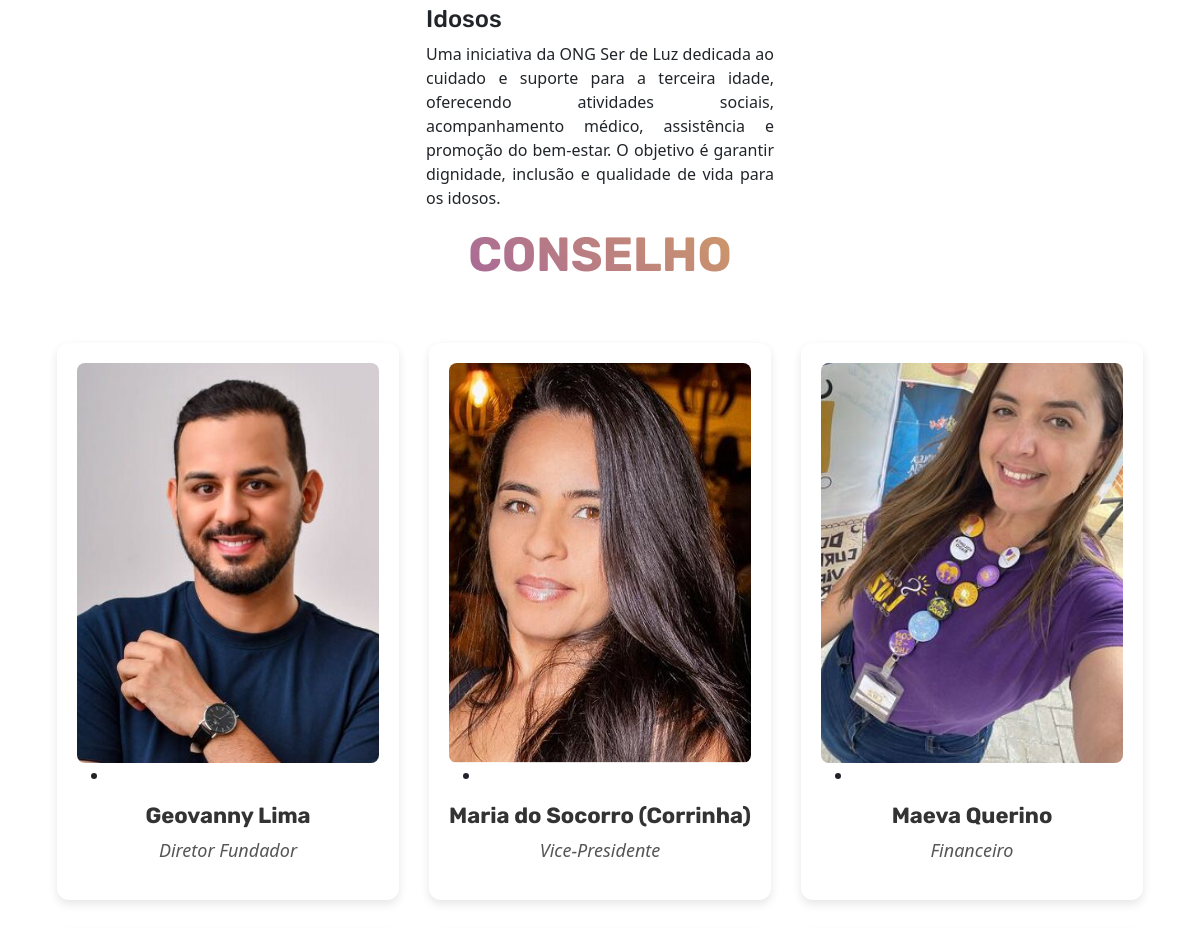
/sobre/ (middle part), run on an earlier commit of the app's database.
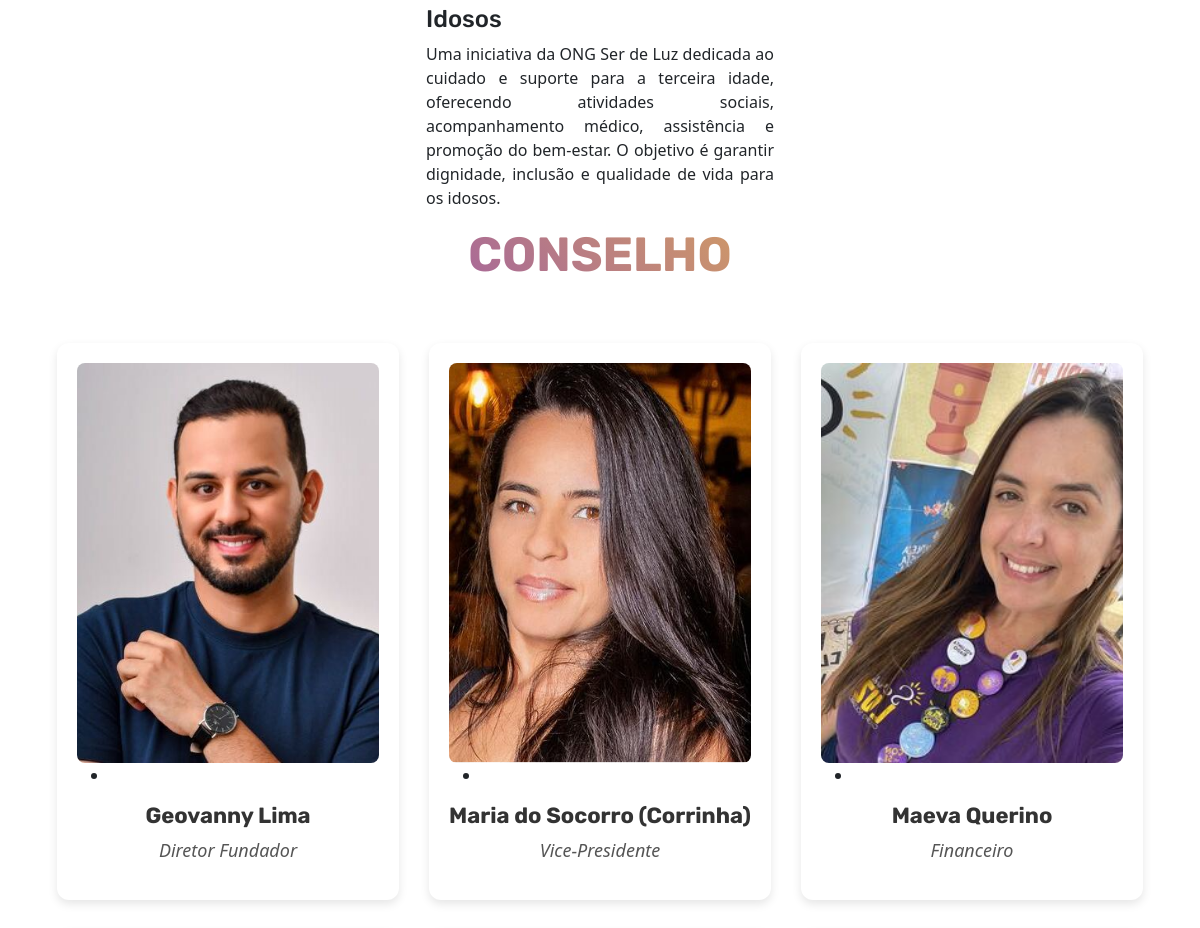
And on a later commit of the database.
### myapp/models.py (models this page shows, shortened)
class Conselho(models.Model):
    name = models.CharField(max_length=100)
    funcao = models.CharField(max_length=100)
    instagra = models.CharField(max_length=100)
    foto = models.FileField(upload_to='conselho', verbose_name='Foto',
        null=True, blank=True)
    is_ativo = models.BooleanField(default=False)
    class Meta:
        verbose_name = 'Conselho'
        verbose_name_plural = 'Conselheiros'
        ordering = ['id']

### myapp/views.py (the view)
# urls.py: path('sobre/', views.sobre, name='sobre'),
def sobre(request):
    conselheiros = Conselho.objects.filter(is_ativo=False)
    context = {'conselheiros': conselheiros}
    return render(request, 'sobre.html', context)

### myapp/templates/sobre.html (shortened to what this page needs)
{% extends 'base.html' %}
{% load static %}
{% block content %}
<section class="section section-lg bg-default">
    <div class="container">
        <head>
        </head>
        <body>
        </body>
        </html>
        <div class="row row-30 row-md-40 row-xl-60">
            <div class="col-md-6 col-lg-4">
            </div>
            <div class="col-md-6 col-lg-4">
            </div>
            <div class="col-md-6 col-lg-4">
            </div>
            <div class="col-md-4"></div>
            <div class="col-md-6 col-lg-4">
                <div class="box-icon-modern">
                    <div class="box-icon-caption">
                        <h4 class="strong-title">Idosos</h4>
                        <p class="text-justify">Uma iniciativa da ONG Ser de Luz dedicada ao cuidado e suporte para a terceira idade, oferecendo atividades sociais, acompanhamento médico, assistência e promoção do bem-estar. O objetivo é garantir dignidade, inclusão e qualidade de vida para os idosos.</p>
                    </div>
                </div>
            </div>
<section class="section section-lg bg-gray-1">
    <div class="container">
        <head>
        </head>
                <h3 class="texto-destaque">Conselho</h3>
                <br>
                <div class="row no-gutters">
                    {% for conselheiro in conselheiros %}
                    <div class="col-md-6 col-lg-4">
                            <div class="team-classic">
                                <div class="team-classic-figure">
                                    {% if conselheiro.foto %}
                                    <img src="{{ conselheiro.foto.url }}" alt="" class="team-img" />
                                    {% endif %}
                                    <ul class="team-classic-soc-list">
                                        <li><a class="icon-xl icon-md fa-instagram" href="{{ conselheiro.instagram }}"></a></li>
                                    </ul>
                                </div>
                                <div class="team-classic-info">
                                    <h4 class="team-name">{{ conselheiro.name }}</h4>
                                    <p class="team-role">{{ conselheiro.funcao }}</p>
                                </div>
                            </div>
                        </div>
                    {% endfor %}
                </div>
            </div>
        </section>
        {% endblock %}

What changed in the data, as far as the page shows it:
changed Conselho "Maeva Querino": foto: a different picture
